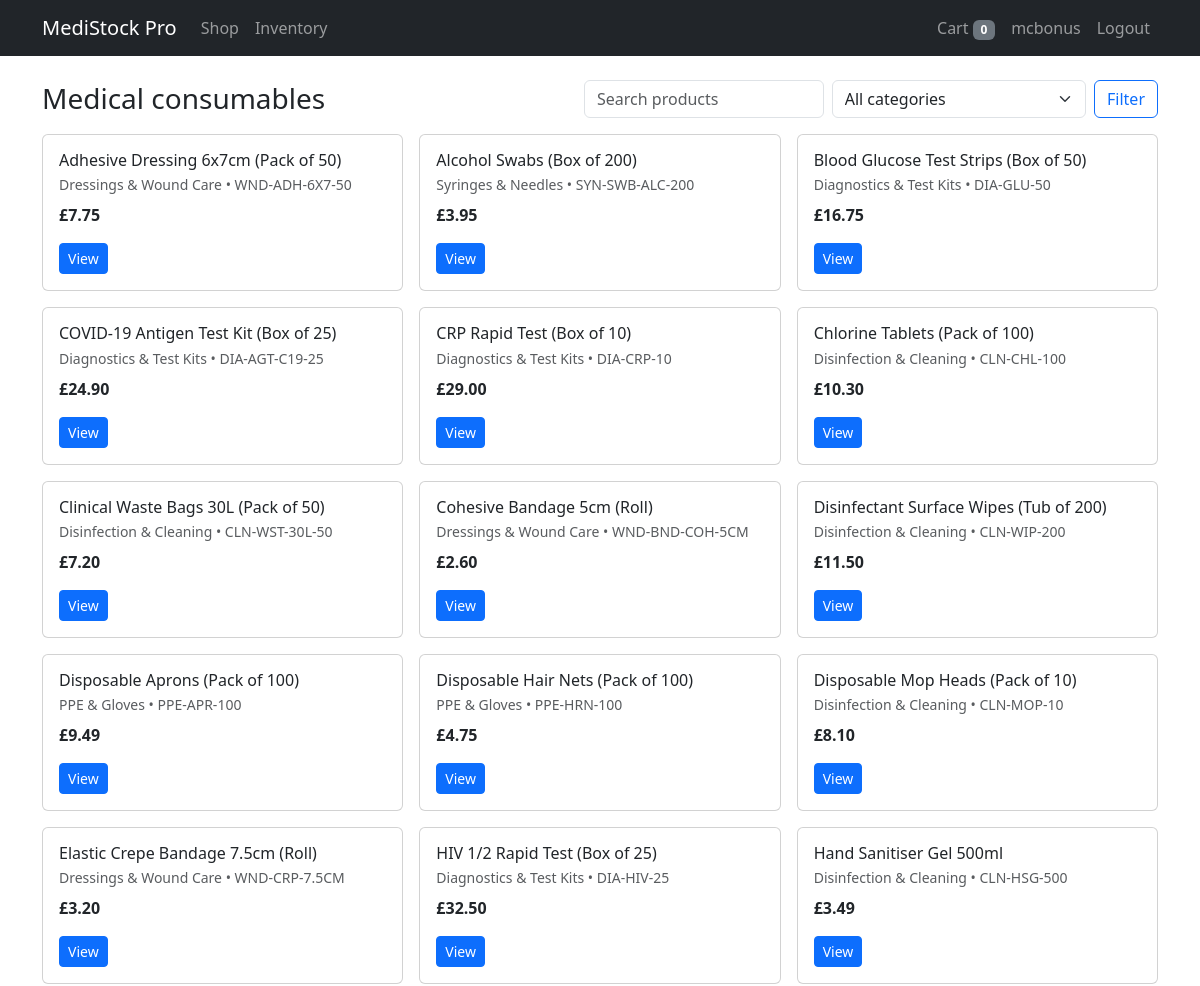
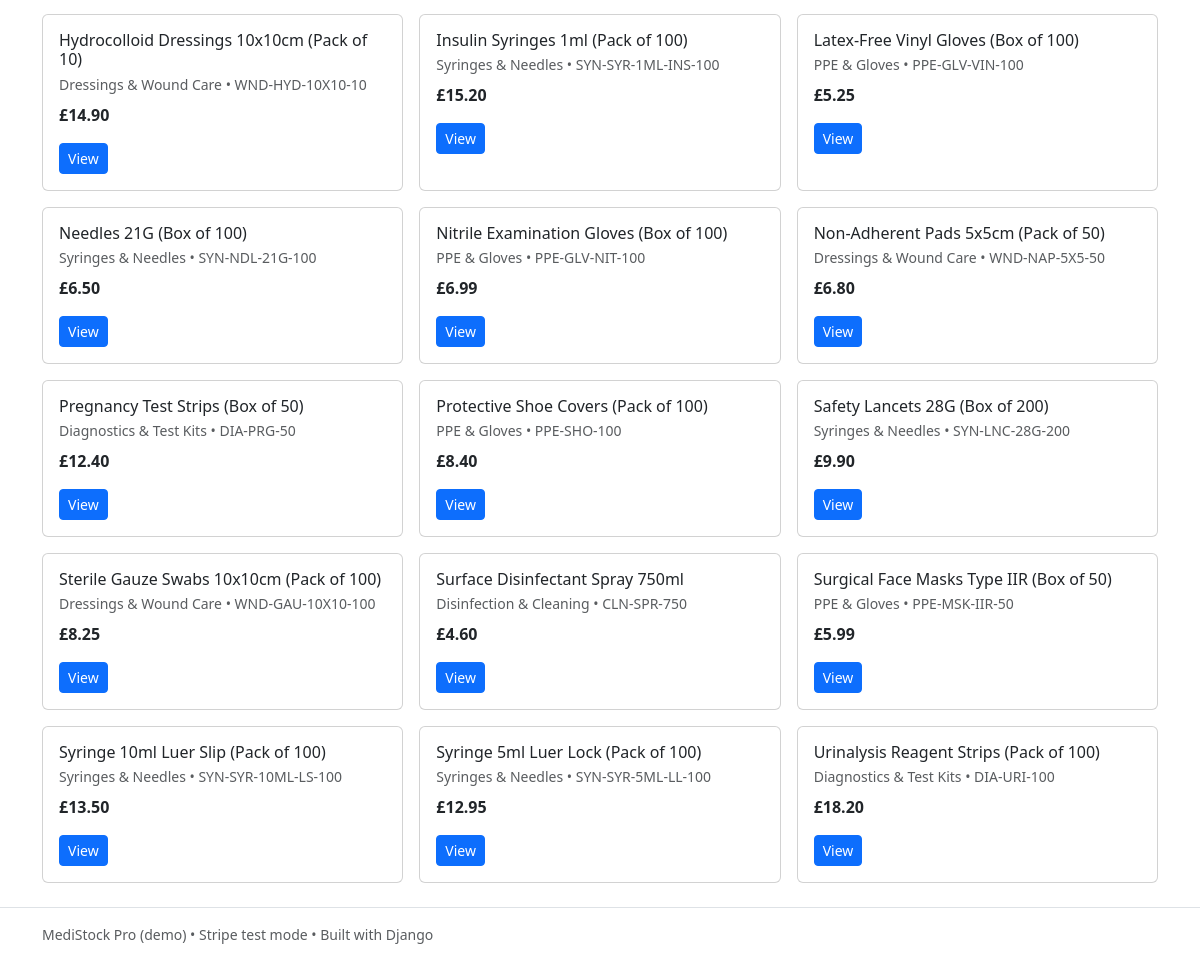
Screenshot of / (signed in) with the database file from the repository (2 pictures, top to bottom).
### catalog/models.py (models this page shows, shortened)
class Product(models.Model):
    category = models.ForeignKey(Category, on_delete=models.SET_NULL, null=True, blank=True, related_name='products')
    name = models.CharField(max_length=150)
    sku = models.CharField(max_length=40, unique=True)
    description = models.TextField(blank=True)
    price_gbp = models.DecimalField(max_digits=8, decimal_places=2)
    is_active = models.BooleanField(default=True)

class Category(models.Model):
    name = models.CharField(max_length=80, unique=True)
    slug = models.SlugField(max_length=100, unique=True)

### catalog/views.py (the view)
# urls.py: path('', views.product_list, name='product_list'),
def product_list(request):
    products = Product.objects.filter(is_active=True)
    q = request.GET.get('q', '').strip()
    cat = request.GET.get('cat', '').strip()
    if q:
        products = products.filter(Q(name__icontains=q) | Q(description__icontains=q) | Q(sku__icontains=q))
    if cat:
        products = products.filter(category__slug=cat)
    categories = Category.objects.all().order_by('name')
    return render(request, 'catalog/product_list.html', {
        'products': products.order_by('name'),
        'categories': categories,
        'q': q,
        'cat': cat,
    })

### config/context_processors.py (called while the page is built)
def project_settings(request):
    return {
        "STRIPE_PUBLIC_KEY": settings.STRIPE_PUBLIC_KEY,
        "DEBUG": settings.DEBUG,
    }

### templates/catalog/product_list.html (shortened to what this page needs)
{% extends 'base.html' %}
{% block content %}
<div class="d-flex flex-wrap justify-content-between align-items-center gap-2 mb-3">
  <h1 class="h3 m-0">Medical consumables</h1>
  <form class="d-flex gap-2" method="get">
    <input name="q" value="{{ q }}" class="form-control" placeholder="Search products">
    <select name="cat" class="form-select">
      <option value="">All categories</option>
    </select>
    <button class="btn btn-outline-primary" type="submit">Filter</button>
  </form>
</div>
<div class="row g-3">
  {% for p in products %}
    <div class="col-md-4">
      <div class="card h-100 card-hover">
        <div class="card-body">
          <h2 class="h6 mb-1">{{ p.name }}</h2>
          <div class="small text-muted">{{ p.category.name|default:'Uncategorised' }} • {{ p.sku }}</div>
          <div class="mt-2 fw-semibold">£{{ p.price_gbp }}</div>
          <a class="btn btn-sm btn-primary mt-3" href="{% url 'catalog:product_detail' p.pk %}">View</a>
        </div>
      </div>
    </div>
  {% empty %}
    <div class="col-12"><div class="alert alert-info">No products found.</div></div>
  {% endfor %}
</div>
{% endblock %}

### templates/partials/nav.html (shortened to what this page needs)
<nav class="navbar navbar-expand-lg navbar-dark bg-dark">
  <div class="container">
    <a class="navbar-brand" href="{% url 'catalog:product_list' %}">MediStock Pro</a>
    <div class="collapse navbar-collapse" id="nav">
      <ul class="navbar-nav me-auto mb-2 mb-lg-0">
        <li class="nav-item"><a class="nav-link" href="{% url 'catalog:product_list' %}">Shop</a></li>
        <li class="nav-item"><a class="nav-link" href="{% url 'inventory:dashboard' %}">Inventory</a></li>
      </ul>
      <ul class="navbar-nav ms-auto">
        {% if user.is_authenticated %}
          <li class="nav-item"><a class="nav-link" href="{% url 'cart:cart_detail' %}">Cart <span id="cartCount" class="badge bg-secondary">0</span></a></li>
          <li class="nav-item"><a class="nav-link" href="{% url 'accounts:profile' %}">{{ user.username }}</a></li>
          <li class="nav-item"><a class="nav-link" href="{% url 'accounts:logout' %}">Logout</a></li>
        {% else %}
          <li class="nav-item"><a class="nav-link" href="{% url 'accounts:login' %}">Login</a></li>
          <li class="nav-item"><a class="nav-link" href="{% url 'accounts:register' %}">Register</a></li>
        {% endif %}
      </ul>
    </div>
  </div>
</nav>

### rows the page displays
Product: name "Adhesive Dressing 6x7cm (Pack of 50)", category.name "Dressings & Wound Care", sku "WND-ADH-6X7-50", price_gbp "7.75"
Product: name "Alcohol Swabs (Box of 200)", category.name "Syringes & Needles", sku "SYN-SWB-ALC-200", price_gbp "3.95"
Product: name "Blood Glucose Test Strips (Box of 50)", category.name "Diagnostics & Test Kits", sku "DIA-GLU-50", price_gbp "16.75"
Product: name "COVID-19 Antigen Test Kit (Box of 25)", category.name "Diagnostics & Test Kits", sku "DIA-AGT-C19-25", price_gbp "24.90"
Product: name "CRP Rapid Test (Box of 10)", category.name "Diagnostics & Test Kits", sku "DIA-CRP-10", price_gbp "29.00"
Product: name "Chlorine Tablets (Pack of 100)", category.name "Disinfection & Cleaning", sku "CLN-CHL-100", price_gbp "10.30"
Product: name "Clinical Waste Bags 30L (Pack of 50)", category.name "Disinfection & Cleaning", sku "CLN-WST-30L-50", price_gbp "7.20"
Product: name "Cohesive Bandage 5cm (Roll)", category.name "Dressings & Wound Care", sku "WND-BND-COH-5CM", price_gbp "2.60"
Product: name "Disinfectant Surface Wipes (Tub of 200)", category.name "Disinfection & Cleaning", sku "CLN-WIP-200", price_gbp "11.50"
Product: name "Disposable Aprons (Pack of 100)", category.name "PPE & Gloves", sku "PPE-APR-100", price_gbp "9.49"
Product: name "Disposable Hair Nets (Pack of 100)", category.name "PPE & Gloves", sku "PPE-HRN-100", price_gbp "4.75"
Product: name "Disposable Mop Heads (Pack of 10)", category.name "Disinfection & Cleaning", sku "CLN-MOP-10", price_gbp "8.10"
Product: name "Elastic Crepe Bandage 7.5cm (Roll)", category.name "Dressings & Wound Care", sku "WND-CRP-7.5CM", price_gbp "3.20"
Product: name "HIV 1/2 Rapid Test (Box of 25)", category.name "Diagnostics & Test Kits", sku "DIA-HIV-25", price_gbp "32.50"
Product: name "Hand Sanitiser Gel 500ml", category.name "Disinfection & Cleaning", sku "CLN-HSG-500", price_gbp "3.49"
Product: name "Hydrocolloid Dressings 10x10cm (Pack of 10)", category.name "Dressings & Wound Care", sku "WND-HYD-10X10-10", price_gbp "14.90"
Product: name "Insulin Syringes 1ml (Pack of 100)", category.name "Syringes & Needles", sku "SYN-SYR-1ML-INS-100", price_gbp "15.20"
Product: name "Latex-Free Vinyl Gloves (Box of 100)", category.name "PPE & Gloves", sku "PPE-GLV-VIN-100", price_gbp "5.25"
Product: name "Needles 21G (Box of 100)", category.name "Syringes & Needles", sku "SYN-NDL-21G-100", price_gbp "6.50"
Product: name "Nitrile Examination Gloves (Box of 100)", category.name "PPE & Gloves", sku "PPE-GLV-NIT-100", price_gbp "6.99"
Product: name "Non-Adherent Pads 5x5cm (Pack of 50)", category.name "Dressings & Wound Care", sku "WND-NAP-5X5-50", price_gbp "6.80"
Product: name "Pregnancy Test Strips (Box of 50)", category.name "Diagnostics & Test Kits", sku "DIA-PRG-50", price_gbp "12.40"
Product: name "Protective Shoe Covers (Pack of 100)", category.name "PPE & Gloves", sku "PPE-SHO-100", price_gbp "8.40"
Product: name "Safety Lancets 28G (Box of 200)", category.name "Syringes & Needles", sku "SYN-LNC-28G-200", price_gbp "9.90"
Product: name "Sterile Gauze Swabs 10x10cm (Pack of 100)", category.name "Dressings & Wound Care", sku "WND-GAU-10X10-100", price_gbp "8.25"
Product: name "Surface Disinfectant Spray 750ml", category.name "Disinfection & Cleaning", sku "CLN-SPR-750", price_gbp "4.60"
Product: name "Surgical Face Masks Type IIR (Box of 50)", category.name "PPE & Gloves", sku "PPE-MSK-IIR-50", price_gbp "5.99"
Product: name "Syringe 10ml Luer Slip (Pack of 100)", category.name "Syringes & Needles", sku "SYN-SYR-10ML-LS-100", price_gbp "13.50"
Product: name "Syringe 5ml Luer Lock (Pack of 100)", category.name "Syringes & Needles", sku "SYN-SYR-5ML-LL-100", price_gbp "12.95"
Product: name "Urinalysis Reagent Strips (Pack of 100)", category.name "Diagnostics & Test Kits", sku "DIA-URI-100", price_gbp "18.20"

### other values shown
{{ user.username }} "mcbonus"
